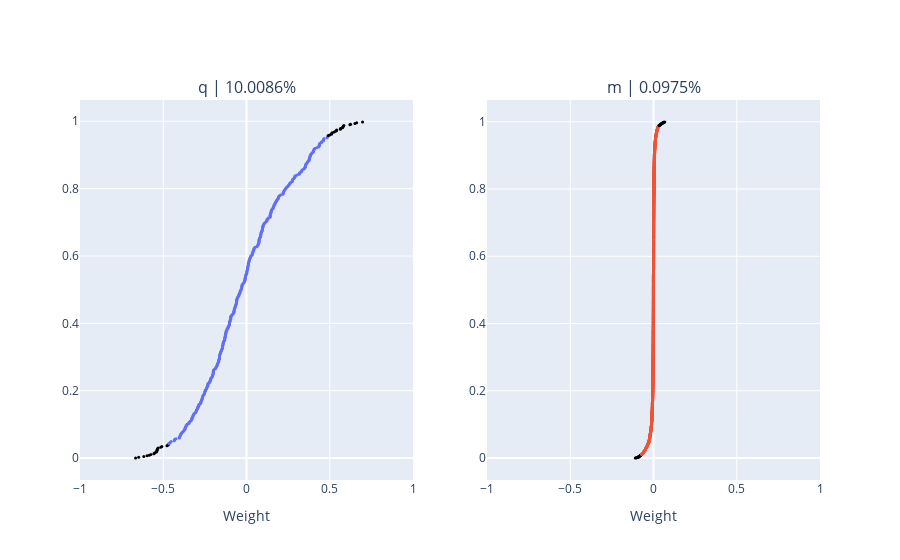

Notebook code for this chart:
### Markdown cell above
Factor Analysis

### Code cell
top = 20
col = 'Factor2'

fig = make_subplots(rows=1, cols=2, subplot_titles=[f'q | {round(explVar.loc[col]["q"],4)}%', f'm | {round(explVar.loc[col]["m"],4)}%'])
fig.add_trace(go.Scatter(
    y=np.arange(wq.shape[0])/wq.shape[0],
    x=sorted(wq[col].to_numpy()),
    mode='markers',
    marker_size=3,
    marker_color=top*['black'] + (wq.shape[0]-2*top)*[palette[0]] + top*['black'],
    showlegend=False
), row=1, col=1)

fig.add_trace(go.Scatter(
    y=np.arange(wm.shape[0])/wm.shape[0],
    x=sorted(wm[col].to_numpy()),
    mode='markers',
    marker_size=3,
    marker_color=top*['black'] + (wm.shape[0]-2*top)*[palette[1]] + top*['black'],
    showlegend=False
), row=1, col=2)

fig.update_xaxes(range=(-1,1), title='Weight')
fig.show()

w_all = {}
for df, omic, xi in [(wq, 'q', xqi), (wm, 'm', xmi)]:
    fig = make_subplots(rows=1, cols=2, subplot_titles=['Negative', 'Positive'], horizontal_spacing=0.15)

    tmp = df.sort_values(col, ascending=False)[col]
    w_all[omic] = tmp
    topup = tmp[:top]
    topdo = tmp[-top:]

    fig.add_trace(go.Bar(
        y=topup.index[::-1],
        x=topup.values[::-1],
        orientation='h',
        width=0.1, showlegend=False
    ), row=1, col=2)

    fig.add_trace(go.Bar(
        y=topdo.index,
        x=topdo.values,
        orientation='h',
        width=0.1, showlegend=False
    ), row=1, col=1)
    fig.update_xaxes(range=(-1,1), title='Weight')
    fig.update_layout(height=400+15*top, title=omic)
    #fig.show()

    #sns.clustermap(xi.loc[:, topup.index.tolist()+topdo.index.tolist()].T, cmap='vlag', figsize=(12,6), center=0, vmin=-3, vmax=3)

### Figure 1 — Plotly figure (JSON) as saved in the notebook; plotly's stock layout.template omitted (floating-point values rounded to 4 significant figures; data arrays with more than 128 entries replaced by an {"elided": "..."} marker saying what was removed)
{"data": [{"marker": {"color": {"elided": "470 str values"}, "size": 3}, "mode": "markers", "showlegend": false, "type": "scatter", "x": {"elided": "470 float values"}, "xaxis": "x", "y": {"elided": "470 float values"}, "yaxis": "y"}, {"marker": {"color": {"elided": "1826 str values"}, "size": 3}, "mode": "markers", "showlegend": false, "type": "scatter", "x": {"elided": "1826 float values"}, "xaxis": "x2", "y": {"elided": "1826 float values"}, "yaxis": "y2"}], "layout": {"annotations": [{"font": {"size": 16}, "showarrow": false, "text": "q | 10.0086%", "x": 0.225, "xanchor": "center", "xref": "paper", "y": 1, "yanchor": "bottom", "yref": "paper"}, {"font": {"size": 16}, "showarrow": false, "text": "m | 0.0975%", "x": 0.775, "xanchor": "center", "xref": "paper", "y": 1, "yanchor": "bottom", "yref": "paper"}], "xaxis": {"anchor": "y", "domain": [0, 0.45], "range": [-1, 1], "title": {"text": "Weight"}}, "xaxis2": {"anchor": "y2", "domain": [0.55, 1], "range": [-1, 1], "title": {"text": "Weight"}}, "yaxis": {"anchor": "x", "domain": [0, 1]}, "yaxis2": {"anchor": "x2", "domain": [0, 1]}}}
